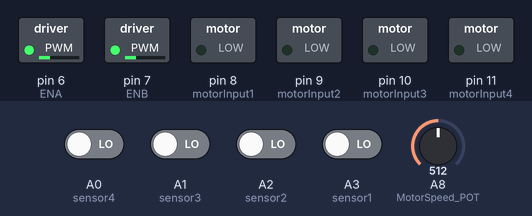
Recording of a sketch running on a simulated Arduino Mega 2560, built with avr-gcc and run on an emulated ATmega2560. Parts: switched loads named in the sketch (green lamp = pin HIGH). The inputs (shaded band) are chosen by the test bench; at power-on: A0 (sensor4), A1 (sensor3), A2 (sensor2), A3 (sensor1) LOW, A8 (MotorSpeed_POT) = 512.

Above: at 3.2 s.
3.3 s: A8 (MotorSpeed_POT) set to 716
At 3.8 s:
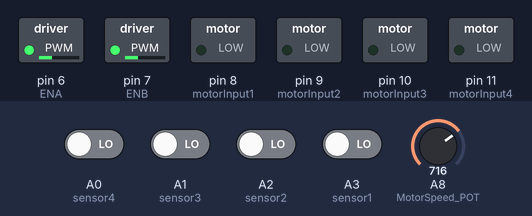
4.8 s: A0 (sensor4) driven HIGH and A1 (sensor3) driven HIGH
At 6.0 s:
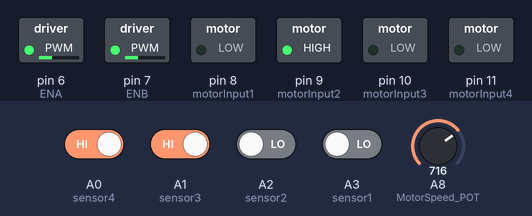
6.3 s: A8 (MotorSpeed_POT) set to 306
At 7.3 s:
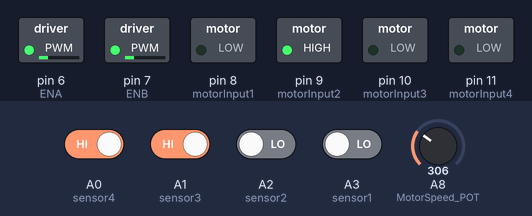
7.8 s: A0 (sensor4) driven LOW and A1 (sensor3) driven LOW
At 8.4 s:
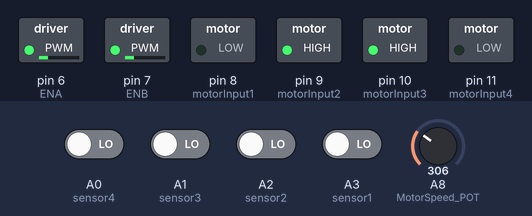
9.3 s: A8 (MotorSpeed_POT) set to 511
At 9.6 s:
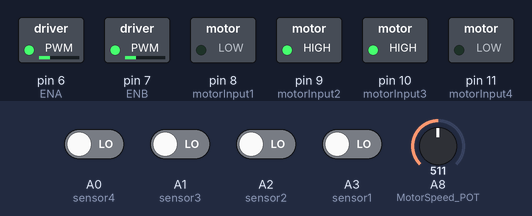
Timing chart, 0 to 11.8 s (numbered marks = the images above; inputs shaded):
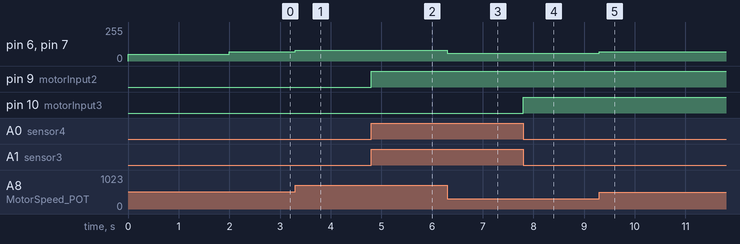

The sketch:

k+RM100+2019SP+type_asset+block_Line_Follower_Robot_2_-_Copy.ino
```cpp
////////////////////////////////////
//Definitions
////////////////////////////////////
//#define Debug

// IR Sensors
#define sensor1   A3      // Left most sensor
#define sensor2   A2
#define sensor3   A1
#define sensor4   A0      // Right most sensor
//Doesn't have to be analog Pins

// Motor (L298n)
#define ENA          6
#define motorInput1  8
#define motorInput2  9
#define motorInput3  10
#define motorInput4  11
#define ENB          7

#define MotorSpeed_POT A8

////////////////////////////////////
//Global Variables
////////////////////////////////////

int sensor[4] = {0, 0, 0, 0}; // Initial Values of Sensors

int LastState = 1 ;   //Last State of movement the robot was at // 1 = move // 2 = Right // 3 = Left

int MotorSpeed = 50 ;      // Initial Value of the Motor Speed

////////////////////////////////////
//Setup Function
////////////////////////////////////
void setup()
{
#ifdef Debug
  Serial.begin(9600);
#endif

  pinMode(sensor1, INPUT);
  pinMode(sensor2, INPUT);
  pinMode(sensor3, INPUT);
  pinMode(sensor4, INPUT);

  pinMode(motorInput1, OUTPUT);
  pinMode(motorInput2, OUTPUT);
  pinMode(motorInput3, OUTPUT);
  pinMode(motorInput4, OUTPUT);
  pinMode(ENA, OUTPUT);
  pinMode(ENB, OUTPUT);

  pinMode(MotorSpeed_POT, INPUT);

  analogWrite(ENA, MotorSpeed); //Left Motor initial Speed
  analogWrite(ENB, MotorSpeed); //Right Motor initial Speed

  delay(2000); //Delay to put the car in it's start position
}

////////////////////////////////////
//Loop Function
////////////////////////////////////
void loop() {

  Read_sensor_values(); //Read sensors and take action depending on this readings
  Read_MotorSpeed_POT(); //Read Speed Potintiometer and set motors speeds


}

////////////////////////////////////
//Read_MotorSpeed_POT Function
//Read Speed Potintiometer and set motors speeds
////////////////////////////////////
void Read_MotorSpeed_POT() {

  MotorSpeed = analogRead(MotorSpeed_POT);

  Serial.print("MotorSpeed =   ");
  Serial.println(map(MotorSpeed, 0, 1023, 40 , 100));

  analogWrite(ENA, (map(MotorSpeed, 0, 1023, 40 , 100))); // Send PWM signal to L298N Enable pin
  analogWrite(ENB, (map(MotorSpeed, 0, 1023, 40 , 100))); // Send PWM signal to L298N Enable pin

}
////////////////////////////////////
//Read_sensor_value Function
//Read sensors and take action depending on this readings
////////////////////////////////////
void Read_sensor_values()
{
  sensor[0] = digitalRead(sensor1);
  sensor[1] = digitalRead(sensor2);
  sensor[2] = digitalRead(sensor3);
  sensor[3] = digitalRead(sensor4);

#ifdef Debug
  Serial.print(sensor[0]);
  Serial.print("\t");
  Serial.print(sensor[1]);
  Serial.print("\t");
  Serial.print(sensor[2]);
  Serial.print("\t");
  Serial.println(sensor[3]);

#endif

  if ((sensor[0] == 0) && (sensor[1] == 1) && (sensor[2] == 1) && (sensor[3] == 0)) { // Move Robot forward

    if (LastState != 1) {
      LastState = 1 ;
    }

    Move();

#ifdef Debug
    Serial.println("Move");
#endif
  }
  else if ((sensor[0] == 1) && (sensor[1] == 1) && (sensor[2] == 0) && (sensor[3] == 0)) {// Turn robot right side

    if (LastState != 2) {
      LastState = 2 ;
    }

    Right();

#ifdef Debug
    Serial.println("Right");
#endif
  }
  else if ((sensor[0] == 0) && (sensor[1] == 0) && (sensor[2] == 1) && (sensor[3] == 1)) { // Turn robot left side
    \
    if (LastState != 3) {
      LastState = 3 ;
    }

    Left();

#ifdef Debug
    Serial.println("Left");
#endif

  }
  else if ((sensor[0] == 0) && (sensor[1] == 0) && (sensor[2] == 0) && (sensor[3] == 0)) { // Out of track

    if (LastState == 1) {
      Stop() ;
#ifdef Debug
      Serial.println("Stop");
#endif
    }
    else if (LastState == 2) {
      Sharp_Right() ;
#ifdef Debug
      Serial.println("Sharp_Right");
#endif
    }
    else if (LastState == 3) {
      Sharp_Left() ;
#ifdef Debug
      Serial.println("Sharp_Left");
#endif
    }
  }

  else if ((sensor[0] == 1) && (sensor[1] == 1) && (sensor[2] == 1) && (sensor[3] == 1)) { // Stop Robot

    Stop();

#ifdef Debug
    Serial.println("Stop");
#endif
  }
}

////////////////////////////////////
//Move Function
//Move both motors in forward direction
////////////////////////////////////
void Move() {

  digitalWrite(motorInput1, LOW);
  digitalWrite(motorInput2, HIGH);
  digitalWrite(motorInput3, LOW);
  digitalWrite(motorInput4, HIGH);

}
////////////////////////////////////
//Right Function
//Move Right motor in forward direction and stop Left motor
////////////////////////////////////
void Right() {

  digitalWrite(motorInput1, LOW);
  digitalWrite(motorInput2, LOW);
  digitalWrite(motorInput3, LOW);
  digitalWrite(motorInput4, HIGH);

}
////////////////////////////////////
//Left Function
//Move Left motor in forward direction and stop Right motor
////////////////////////////////////
void Left() {

  digitalWrite(motorInput1, LOW);
  digitalWrite(motorInput2, HIGH);
  digitalWrite(motorInput3, LOW);
  digitalWrite(motorInput4, LOW);

}
////////////////////////////////////
//Stop Function
//Stop both motors directions
////////////////////////////////////
void Stop() {

  digitalWrite(motorInput1, LOW);
  digitalWrite(motorInput2, LOW);
  digitalWrite(motorInput3, LOW);
  digitalWrite(motorInput4, LOW);

}
////////////////////////////////////
//Sharp_Right Function
//Move Right motor in forward direction and Left motor in backward direction
////////////////////////////////////
void Sharp_Right() {

  digitalWrite(motorInput1, HIGH);
  digitalWrite(motorInput2, LOW);
  digitalWrite(motorInput3, LOW);
  digitalWrite(motorInput4, HIGH);

}
////////////////////////////////////
//Sharp_Left Function
//Move Left motor in forward direction and Right motor in backward direction
////////////////////////////////////
void Sharp_Left() {

  digitalWrite(motorInput1, LOW);
  digitalWrite(motorInput2, HIGH);
  digitalWrite(motorInput3, HIGH);
  digitalWrite(motorInput4, LOW);

}
```

Measured:
- after the input at 3.3 s, pin 6 (ENA), pin 7 (ENB): 70/255 → 81/255 at once
- after the input at 4.8 s, pin 9 (motorInput2): LOW → HIGH at once
- after the input at 6.3 s, pin 6 (ENA), pin 7 (ENB): 81/255 → 57/255 at once
- after the input at 7.8 s, pin 10 (motorInput3): LOW → HIGH at once
- after the input at 9.3 s, pin 6 (ENA), pin 7 (ENB): 57/255 → 69/255 at once
